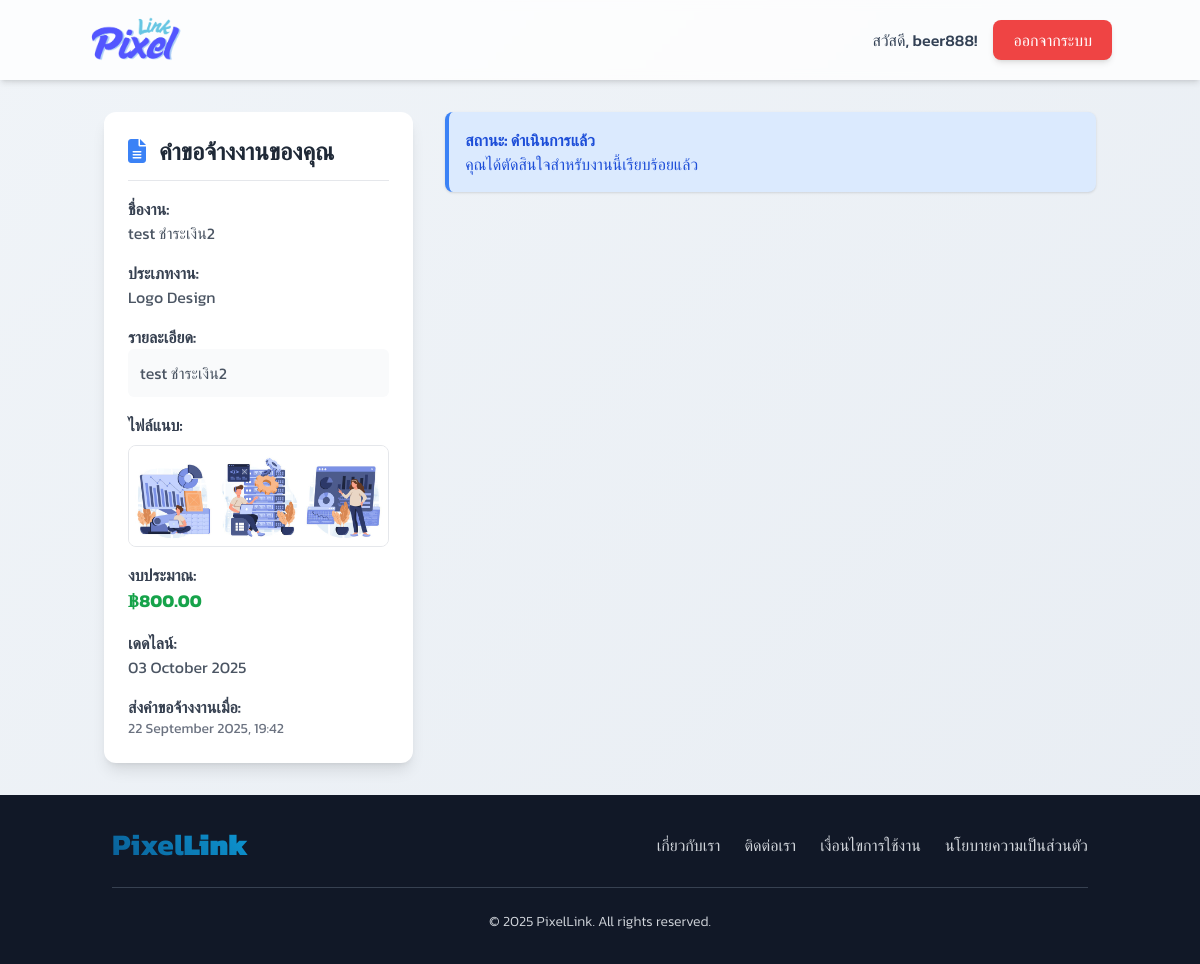
The page /client/review_proposal.php?request_id=90 (signed in) on the database as committed earlier.
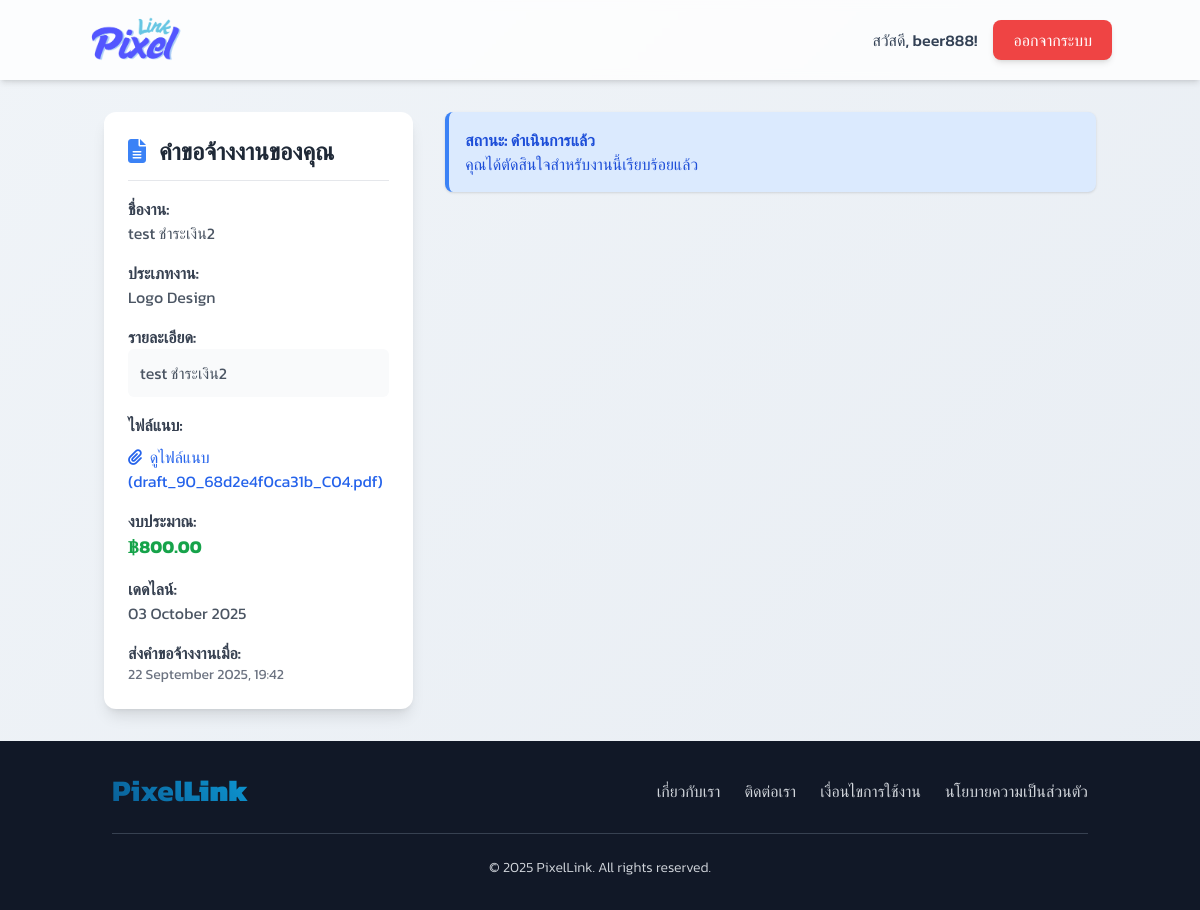
The same page on the database as committed later.
### tables this page shows
CREATE TABLE `client_job_requests` (
  `request_id` int(11) NOT NULL,
  `client_id` int(11) NOT NULL,
  `designer_id` int(11) DEFAULT NULL,
  `title` varchar(255) NOT NULL,
  `description` text DEFAULT NULL,
  `attachment_path` varchar(255) DEFAULT NULL,
  `category_id` int(11) DEFAULT NULL,
  `budget` varchar(100) DEFAULT NULL,
  `deadline` date DEFAULT NULL,
  `posted_date` timestamp NOT NULL DEFAULT current_timestamp(),
  `status` enum('open','proposed','awaiting_deposit_verification','assigned','draft_submitted','awaiting_final_payment','final_payment_verification','completed','cancelled','rejected','pending_deposit') DEFAULT 'open',
  `revision_count` int(11) NOT NULL DEFAULT 0
);

CREATE TABLE `job_categories` (
  `category_id` int(11) NOT NULL,
  `category_name` varchar(100) NOT NULL
);

### client/review_proposal.php (the view, shortened to what the changed rows need)
<?php
require_once '../connect.php';
$client_id = $_SESSION['user_id'];
$request_id = isset($_GET['request_id']) ? intval($_GET['request_id']) : 0;
$job_request = null;
$sql_job = "SELECT cjr.title, cjr.description, cjr.budget, cjr.status, cjr.deadline, cjr.posted_date, cjr.attachment_path, jc.category_name
            FROM client_job_requests cjr
            LEFT JOIN job_categories jc ON cjr.category_id = jc.category_id
            WHERE cjr.request_id = ? AND cjr.client_id = ?";
$stmt_job = $conn->prepare($sql_job);
$stmt_job->bind_param("ii", $request_id, $client_id);
$stmt_job->execute();
$result_job = $stmt_job->get_result();
if ($result_job->num_rows > 0) {
    $job_request = $result_job->fetch_assoc();
} else {
    die("ไม่พบคำของาน หรือคุณไม่มีสิทธิ์เข้าถึง");
}
?>
<!DOCTYPE html>
<html lang="th" class="h-full">
<head>
    <script src="https://cdn.tailwindcss.com"></script>
    <link rel="stylesheet" href="https://cdnjs.cloudflare.com/ajax/libs/font-awesome/6.4.0/css/all.min.css">
</head>
<body class="bg-gray-100 flex flex-col min-h-screen">
    <main class="container mx-auto px-4 py-8 flex-grow">
        <div class="grid grid-cols-1 lg:grid-cols-3 gap-8">
            <div class="lg:col-span-1">
                <div class="bg-white rounded-xl shadow-lg p-6 sticky top-8">
                    <h2 class="text-2xl font-bold text-gray-800 border-b pb-3 mb-4">
                        <i class="fas fa-file-alt mr-2 text-blue-500"></i>
                        คำขอจ้างงานของคุณ
                    </h2>
                    <div class="space-y-4">
                        <div>
                            <h3 class="font-semibold text-gray-700">ชื่องาน:</h3>
                            <p class="text-gray-600"><?= htmlspecialchars($job_request['title']) ?></p>
                        </div>
                        <div>
                            <h3 class="font-semibold text-gray-700">ประเภทงาน:</h3>
                            <p class="text-gray-600"><?= htmlspecialchars($job_request['category_name'] ?? 'ไม่ระบุ') ?></p>
                        </div>
                        <div>
                            <h3 class="font-semibold text-gray-700">รายละเอียด:</h3>
                            <p class="text-gray-600 bg-gray-50 p-3 rounded-md"><?= nl2br(htmlspecialchars($job_request['description'])) ?></p>
                        </div>
                        <?php if (!empty($job_request['attachment_path'])) :
                            $file_path = '../' . ltrim(htmlspecialchars($job_request['attachment_path']), './');
                            $file_extension = strtolower(pathinfo($file_path, PATHINFO_EXTENSION));
                            $image_extensions = ['jpg', 'jpeg', 'png', 'gif'];
                        ?>
                            <div>
                                <h3 class="font-semibold text-gray-700 mb-2">ไฟล์แนบ:</h3>
                                <?php if (in_array($file_extension, $image_extensions)) : ?>
                                    <img src="<?= $file_path ?>" alt="ไฟล์แนบ" class="rounded-lg border max-w-full h-auto">
                                <?php else : ?>
                                    <a href="<?= $file_path ?>" target="_blank" class="text-blue-600 hover:underline">
                                        <i class="fas fa-paperclip mr-1"></i> ดูไฟล์แนบ (<?= htmlspecialchars(basename($job_request['attachment_path'])) ?>)
                                    </a>
                                <?php endif; ?>
                            </div>
                        <?php endif; ?>
                        <div>
                            <h3 class="font-semibold text-gray-700">งบประมาณ:</h3>
                            <p class="text-green-600 font-bold text-lg">฿<?= htmlspecialchars(number_format((float)$job_request['budget'], 2)) ?></p>
                        </div>
                        <div>
                            <h3 class="font-semibold text-gray-700">เดดไลน์:</h3>
                            <p class="text-gray-600"><?= date('d F Y', strtotime($job_request['deadline'])) ?></p>
                        </div>
                        <div>
                            <h3 class="font-semibold text-gray-700">ส่งคำขอจ้างงานเมื่อ:</h3>
                            <p class="text-gray-500 text-sm"><?= date('d F Y, H:i', strtotime($job_request['posted_date'])) ?></p>
                        </div>
                    </div>
                </div>
            </div>
        </div>
    </main>
    <?php include '../includes/footer.php'; ?>
</body>
</html>

Rows that differ between the two databases and show on the page:
changed client_job_requests "test ชำระเงิน2": attachment_path (not shown) → "draft_90_68d2e4f0ca31b_C04.pdf"; attachment_path: picture removed
Other text that changed with them:
text now shown: "ดูไฟล์แนบ ( )"
